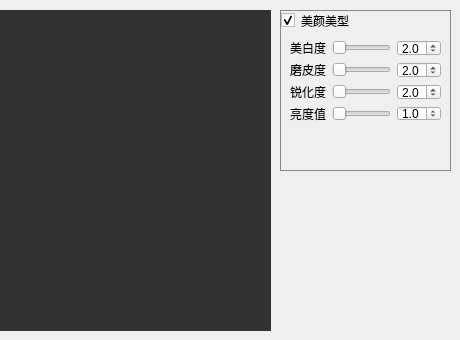
       <widget class="QWidget" name="tab_4">
        <attribute name="title">
         <string>美颜调型</string>
        </attribute>
        <widget class="QGroupBox" name="groupBox_Beauty">
         <property name="geometry">
          <rect>
           <x>280</x>
           <y>10</y>
           <width>171</width>
           <height>161</height>
          </rect>
         </property>
         <property name="styleSheet">
          <string notr="true">QGroupBox {border: 1px solid #888888;}
</string>
         </property>
         <property name="title">
          <string>美颜美型</string>
         </property>
         <property name="checkable">
          <bool>true</bool>
         </property>
         <widget class="QWidget" name="gridLayoutWidget_5">
          <property name="geometry">
           <rect>
            <x>10</x>
            <y>30</y>
            <width>151</width>
            <height>81</height>
           </rect>
          </property>
          <layout class="QGridLayout" name="gridLayout_6" columnstretch="0,0,0">
           <item row="2" column="2">
            <widget class="QDoubleSpinBox" name="spinSharpen">
             <property name="decimals">
              <number>1</number>
             </property>
             <property name="maximum">
              <double>5.000000000000000</double>
             </property>
             <property name="singleStep">
              <double>0.500000000000000</double>
             </property>
             <property name="value">
              <double>2.000000000000000</double>
             </property>
            </widget>
           </item>
           <item row="3" column="2">
            <widget class="QDoubleSpinBox" name="spinPreBright">
             <property name="decimals">
              <number>1</number>
             </property>
             <property name="minimum">
              <double>0.100000000000000</double>
             </property>
             <property name="maximum">
              <double>5.000000000000000</double>
             </property>
             <property name="singleStep">
              <double>0.050000000000000</double>
             </property>
             <property name="value">
              <double>1.000000000000000</double>
             </property>
            </widget>
           </item>
           <item row="2" column="0">
            <widget class="QLabel" name="label_27">
             <property name="text">
              <string>锐化度</string>
             </property>
            </widget>
           </item>
           <item row="2" column="1">
            <widget class="QSlider" name="sliderFaceWide_7">
             <property name="orientation">
              <enum>Qt::Horizontal</enum>
             </property>
            </widget>
           </item>
           <item row="1" column="1">
            <widget class="QSlider" name="sliderFaceWide_9">
             <property name="orientation">
              <enum>Qt::Horizontal</enum>
             </property>
            </widget>
           </item>
           <item row="1" column="2">
            <widget class="QDoubleSpinBox" name="spinFaceBlur">
             <property name="decimals">
              <number>1</number>
             </property>
             <property name="maximum">
              <double>5.000000000000000</double>
             </property>
             <property name="singleStep">
              <double>0.500000000000000</double>
             </property>
             <property name="value">
              <double>2.000000000000000</double>
             </property>
            </widget>
           </item>
           <item row="0" column="0">
            <widget class="QLabel" name="label_46">
             <property name="text">
              <string>美白度</string>
             </property>
            </widget>
           </item>
           <item row="0" column="2">
            <widget class="QDoubleSpinBox" name="spinFaceWhite">
             <property name="decimals">
              <number>1</number>
             </property>
             <property name="maximum">
              <double>5.000000000000000</double>
             </property>
             <property name="singleStep">
              <double>0.500000000000000</double>
             </property>
             <property name="value">
              <double>2.000000000000000</double>
             </property>
            </widget>
           </item>
           <item row="0" column="1">
            <widget class="QSlider" name="sliderFaceWide_8">
             <property name="orientation">
              <enum>Qt::Horizontal</enum>
             </property>
            </widget>
           </item>
           <item row="3" column="0">
            <widget class="QLabel" name="label_32">
             <property name="text">
              <string>亮度值</string>
             </property>
            </widget>
           </item>
           <item row="1" column="0">
            <widget class="QLabel" name="label_47">
             <property name="text">
              <string>磨皮度</string>
             </property>
            </widget>
           </item>
           <item row="3" column="1">
            <widget class="QSlider" name="sliderFaceWide_11">
             <property name="orientation">
              <enum>Qt::Horizontal</enum>
             </property>
            </widget>
           </item>
          </layout>
         </widget>
        </widget>
        <widget class="QLabel" name="AllDetectFacesLabel_2">
         <property name="geometry">
          <rect>
           <x>0</x>
           <y>10</y>
           <width>271</width>
           <height>321</height>
          </rect>
         </property>
         <property name="minimumSize">
          <size>
           <width>96</width>
           <height>96</height>
          </size>
         </property>
         <property name="styleSheet">
          <string notr="true">background-color: rgb(50, 50, 50);</string>
         </property>
         <property name="text">
          <string/>
         </property>
         <property name="pixmap">
          <pixmap>icons/人脸68特征点.jpg</pixmap>
         </property>
         <property name="scaledContents">
          <bool>true</bool>
         </property>
         <property name="alignment">
          <set>Qt::AlignCenter</set>
         </property>
        </widget>
       </widget>
